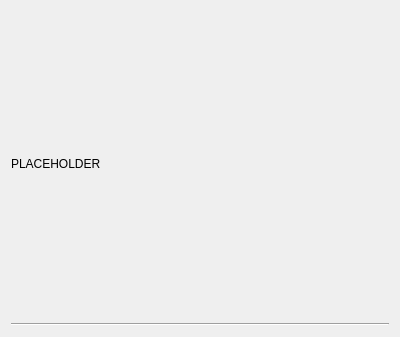
<?xml version="1.0" encoding="UTF-8"?>
<ui version="4.0">
 <class>SitesLinkGeneralTab</class>
 <widget class="QWidget" name="SitesLinkGeneralTab">
  <property name="geometry">
   <rect>
    <x>0</x>
    <y>0</y>
    <width>400</width>
    <height>337</height>
   </rect>
  </property>
  <property name="windowTitle">
   <string>Form</string>
  </property>
  <layout class="QVBoxLayout" name="verticalLayout">
   <item>
    <widget class="QLabel" name="name_label">
     <property name="text">
      <string>PLACEHOLDER</string>
     </property>
    </widget>
   </item>
   <item>
    <widget class="Line" name="line">
     <property name="orientation">
      <enum>Qt::Horizontal</enum>
     </property>
    </widget>
   </item>
  </layout>
 </widget>
 <resources/>
 <connections/>
</ui>
